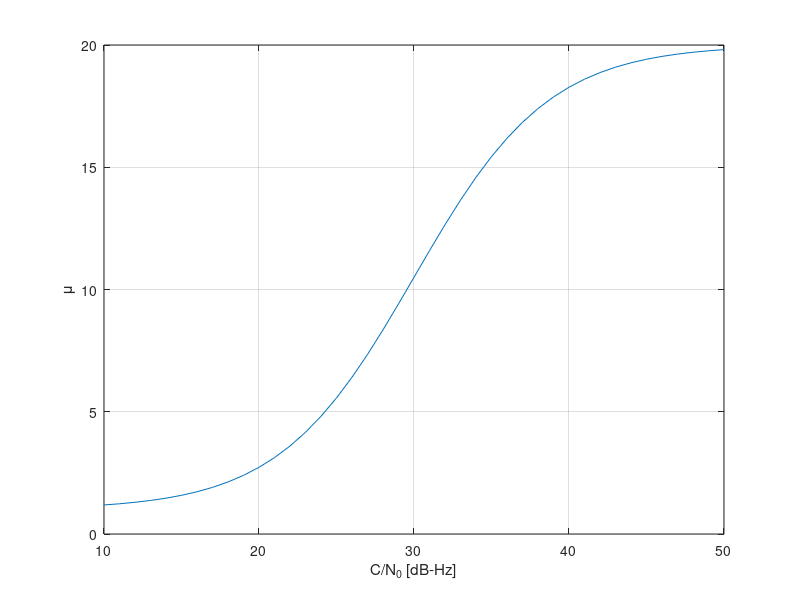

The MATLAB source for this figure:
% clear; close all; clc
M = 20;
CN0 = 10:1:50;
x = db2pow(CN0)./1000;
mu = (x*M+1)./(x+1);
figure
plot(CN0,mu)
grid on
xlabel('C/N_0 [dB-Hz]')
ylabel('\mu')

